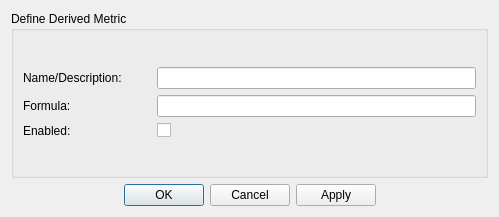
<?xml version="1.0" encoding="UTF-8"?>
<ui version="4.0">
 <class>ConfigureUserDerivedMetricsDialog</class>
 <widget class="QDialog" name="ConfigureUserDerivedMetricsDialog">
  <property name="geometry">
   <rect>
    <x>0</x>
    <y>0</y>
    <width>499</width>
    <height>217</height>
   </rect>
  </property>
  <property name="windowTitle">
   <string>Dialog</string>
  </property>
  <layout class="QVBoxLayout" name="verticalLayout_2">
   <item>
    <widget class="QGroupBox" name="groupBox_DefineDerivedMetric">
     <property name="title">
      <string>Define Derived Metric</string>
     </property>
     <layout class="QVBoxLayout" name="verticalLayout">
      <item>
       <spacer name="verticalSpacer_TopSection">
        <property name="orientation">
         <enum>Qt::Vertical</enum>
        </property>
        <property name="sizeHint" stdset="0">
         <size>
          <width>20</width>
          <height>40</height>
         </size>
        </property>
       </spacer>
      </item>
      <item>
       <layout class="QHBoxLayout" name="horizontalLayout_NameDescription" stretch="2,5">
        <item>
         <widget class="QLabel" name="label_NameDescription">
          <property name="text">
           <string>Name/Description:</string>
          </property>
         </widget>
        </item>
        <item>
         <widget class="QLineEdit" name="lineEdit_NameDescription"/>
        </item>
       </layout>
      </item>
      <item>
       <layout class="QHBoxLayout" name="horizontalLayout_Formula" stretch="2,5">
        <item>
         <widget class="QLabel" name="label_Formula">
          <property name="text">
           <string>Formula:</string>
          </property>
         </widget>
        </item>
        <item>
         <widget class="QLineEdit" name="lineEdit_Formula"/>
        </item>
       </layout>
      </item>
      <item>
       <layout class="QHBoxLayout" name="horizontalLayout_Enabled" stretch="2,5">
        <item>
         <widget class="QLabel" name="labeL_Enabled">
          <property name="text">
           <string>Enabled:</string>
          </property>
         </widget>
        </item>
        <item>
         <widget class="QCheckBox" name="checkBox_Enabled">
          <property name="layoutDirection">
           <enum>Qt::LeftToRight</enum>
          </property>
          <property name="text">
           <string/>
          </property>
         </widget>
        </item>
       </layout>
      </item>
      <item>
       <spacer name="verticalSpacer_Bottom">
        <property name="orientation">
         <enum>Qt::Vertical</enum>
        </property>
        <property name="sizeHint" stdset="0">
         <size>
          <width>20</width>
          <height>40</height>
         </size>
        </property>
       </spacer>
      </item>
     </layout>
    </widget>
   </item>
   <item>
    <widget class="QDialogButtonBox" name="buttonBox_DefineDerivedMetric">
     <property name="orientation">
      <enum>Qt::Horizontal</enum>
     </property>
     <property name="standardButtons">
      <set>QDialogButtonBox::Apply|QDialogButtonBox::Cancel|QDialogButtonBox::Ok</set>
     </property>
     <property name="centerButtons">
      <bool>true</bool>
     </property>
    </widget>
   </item>
  </layout>
 </widget>
 <resources/>
 <connections>
  <connection>
   <sender>buttonBox_DefineDerivedMetric</sender>
   <signal>accepted()</signal>
   <receiver>ConfigureUserDerivedMetricsDialog</receiver>
   <slot>accept()</slot>
   <hints>
    <hint type="sourcelabel">
     <x>248</x>
     <y>254</y>
    </hint>
    <hint type="destinationlabel">
     <x>157</x>
     <y>274</y>
    </hint>
   </hints>
  </connection>
  <connection>
   <sender>buttonBox_DefineDerivedMetric</sender>
   <signal>rejected()</signal>
   <receiver>ConfigureUserDerivedMetricsDialog</receiver>
   <slot>reject()</slot>
   <hints>
    <hint type="sourcelabel">
     <x>316</x>
     <y>260</y>
    </hint>
    <hint type="destinationlabel">
     <x>286</x>
     <y>274</y>
    </hint>
   </hints>
  </connection>
 </connections>
</ui>
